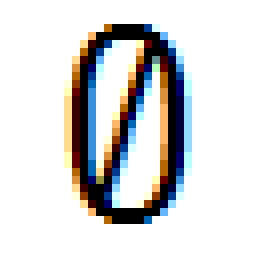
//> input picture personal/joe/soft/templates/Input/0.bmp, 32 x 32 px (shown 8 times larger)
$ ./tesscv ../../joe/soft/templates/Input/0.bmp   (built with g++ and OpenCV 4)
//> lines starting //> are read from the running program, lines starting //| are printed output that depends on the picture
// tesscv.cpp:
// Using Tesseract API with OpenCV

#include <opencv2/highgui/highgui.hpp>
#include <opencv2/imgproc/imgproc.hpp>

#include <tesseract/baseapi.h>
#include <iostream>
#include <fstream> // To write/read files

using namespace std;
using namespace cv;

int main(int argc, char** argv)
{
    // Usage: tesscv image.png
    if (argc != 2)
    {
        std::cout << "Please specify the input image!" << std::endl;
        return -1;
    }

    // Load image
    cv::Mat im = cv::imread(argv[1]);
//> im is the input picture: 32 rows x 32 cols, CV_8UC3; mean B, G, R 213.1, 213, 213.1
    if (im.empty())
    {
        std::cout << "Cannot open source image!" << std::endl;
        return -1;
    }

    cv::Mat gray;
    cv::cvtColor(im, gray, CV_BGR2GRAY);
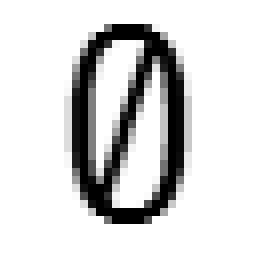
//> gray: 32 rows x 32 cols, CV_8UC1 (shown 8 times larger); min 0, max 255, mean 213.1
    // ...other image pre-processing here...
    resize( gray, gray, cv::Size( 5000, 5000 ) );
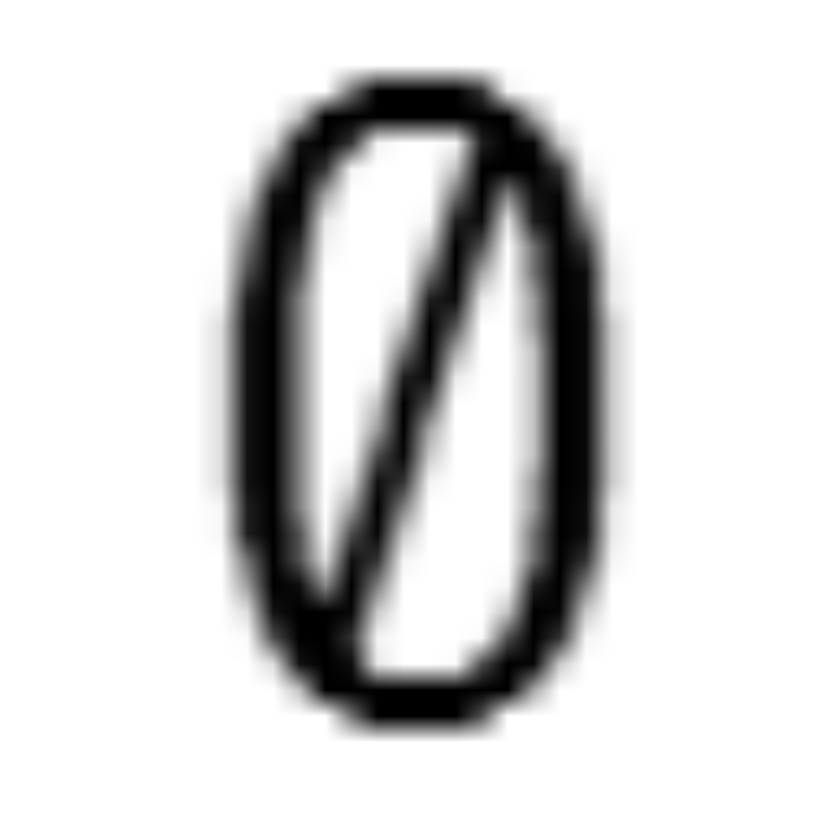
//> gray: 5000 rows x 5000 cols, CV_8UC1 (shown at 1/6 size); min 0, max 255, mean 213

    // Pass it to Tesseract API
//> (the run ends here: the program needs code that is not available in this run, at `tesseract::TessBaseAPI tess;`)

$ run again, on personal/joe/soft/templates/Input/2.bmp
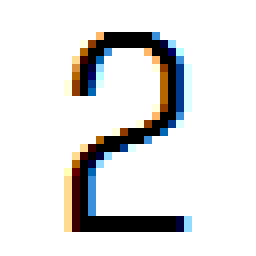
//> input picture personal/joe/soft/templates/Input/2.bmp, 32 x 32 px (shown 8 times larger)
//> im is the input picture: 32 rows x 32 cols, CV_8UC3; mean B, G, R 223.6, 223.7, 223.6
//> `cv::cvtColor(im, gray, CV_BGR2GRAY);`:
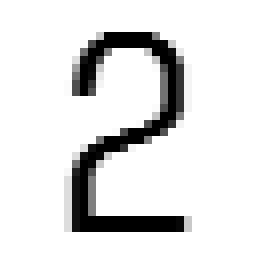
//> gray: 32 rows x 32 cols, CV_8UC1 (shown 8 times larger); min 0, max 255, mean 223.7
//> `resize( gray, gray, cv::Size( 5000, 5000 ) );`:
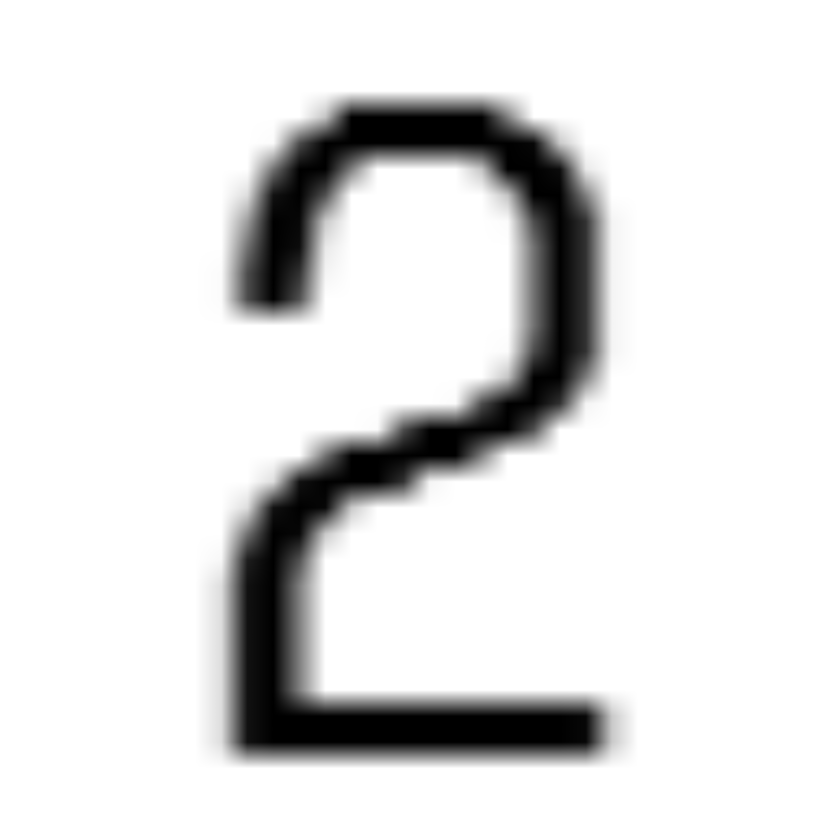
//> gray: 5000 rows x 5000 cols, CV_8UC1 (shown at 1/6 size); min 0, max 255, mean 223.6

$ run again, on personal/joe/soft/templates/Input/3.bmp
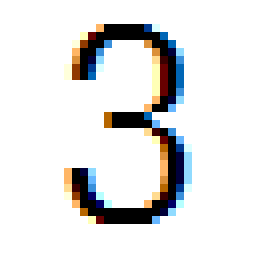
//> input picture personal/joe/soft/templates/Input/3.bmp, 32 x 32 px (shown 8 times larger)
//> im is the input picture: 32 rows x 32 cols, CV_8UC3; mean B, G, R 225, 224.9, 224.9
//> `cv::cvtColor(im, gray, CV_BGR2GRAY);`:
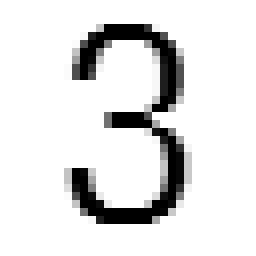
//> gray: 32 rows x 32 cols, CV_8UC1 (shown 8 times larger); min 0, max 255, mean 224.9
//> `resize( gray, gray, cv::Size( 5000, 5000 ) );`:
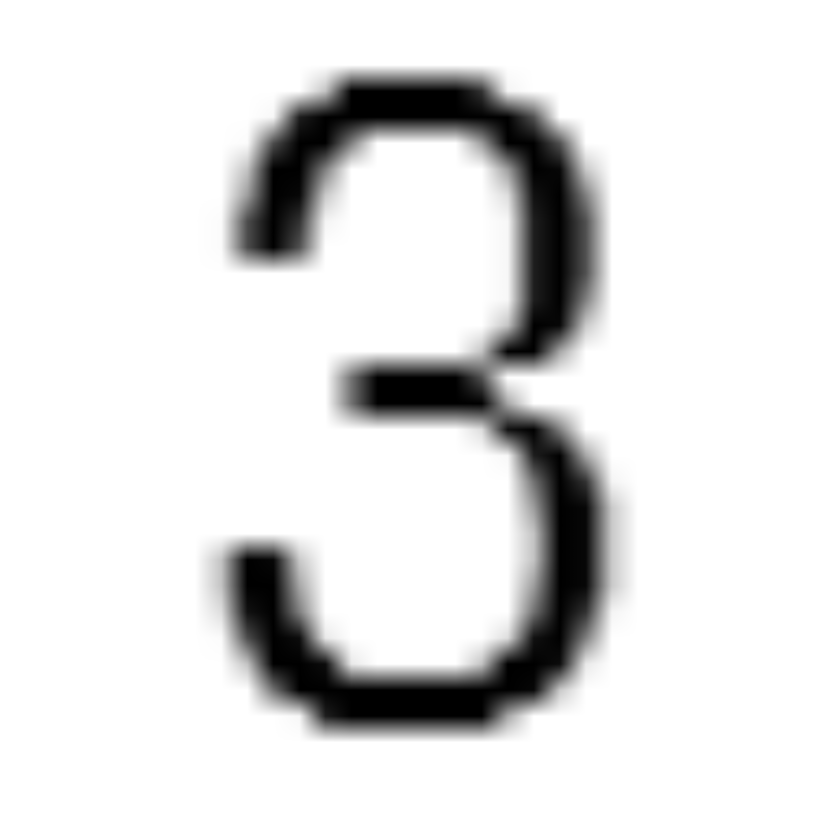
//> gray: 5000 rows x 5000 cols, CV_8UC1 (shown at 1/6 size); min 0, max 255, mean 224.9

$ run again, on personal/joe/soft/templates/Input/4.bmp
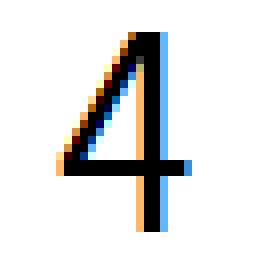
//> input picture personal/joe/soft/templates/Input/4.bmp, 32 x 32 px (shown 8 times larger)
//> im is the input picture: 32 rows x 32 cols, CV_8UC3; mean B, G, R 221.7, 221.8, 221.7
//> `cv::cvtColor(im, gray, CV_BGR2GRAY);`:
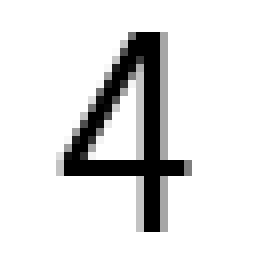
//> gray: 32 rows x 32 cols, CV_8UC1 (shown 8 times larger); min 0, max 255, mean 221.8
//> `resize( gray, gray, cv::Size( 5000, 5000 ) );`:
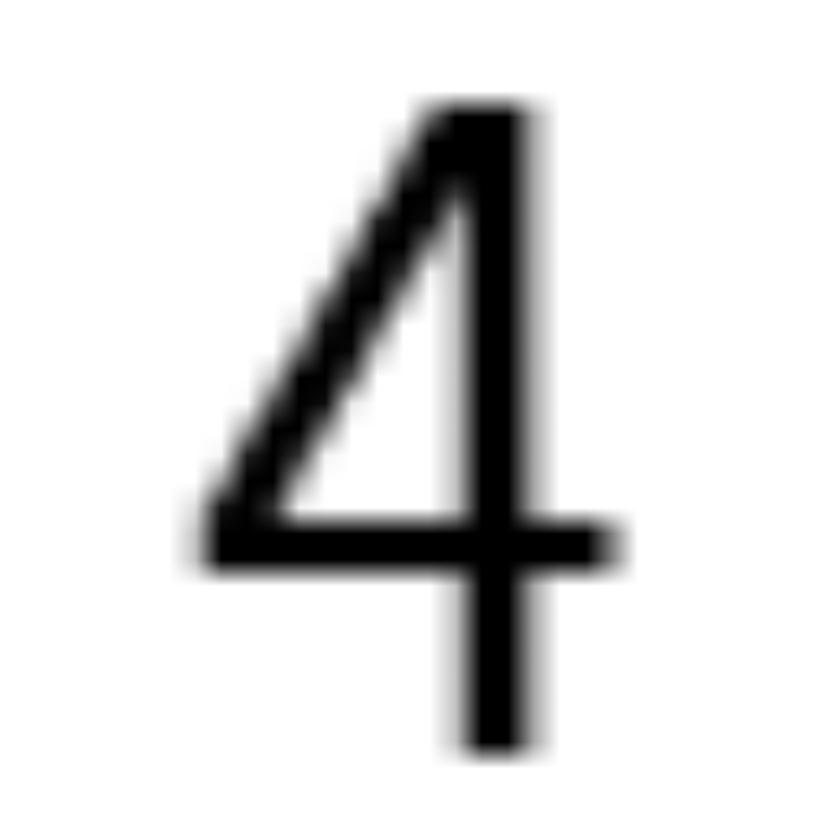
//> gray: 5000 rows x 5000 cols, CV_8UC1 (shown at 1/6 size); min 0, max 255, mean 221.8
